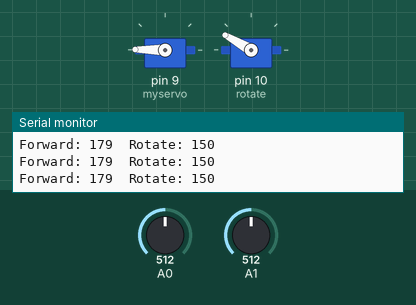
Simulated run of this sketch. Board: Arduino Uno, built with avr-gcc and run on an emulated ATmega328P. On the bench: 2 × servo, the last lines printed to the serial monitor. Inputs (shaded band) come from the test bench; at power-on: A0 = 512, A1 = 512.

Above: at 1.2 s.
1.3 s: A0 set to 445
4.3 s: A0 set to 417
At 4.78 s:
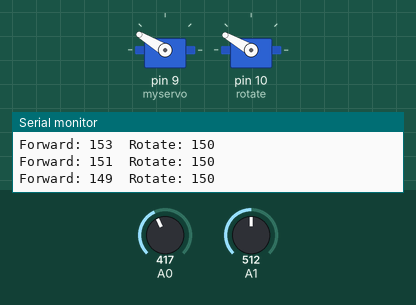
At 6.1 s:
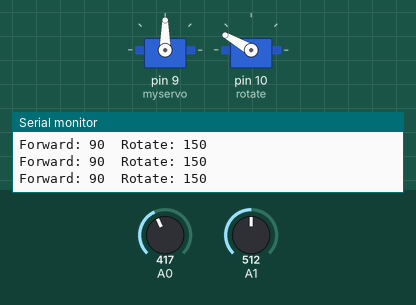
7.3 s: A1 set to 492
8.8 s: A1 set to 470
At 10.1 s:
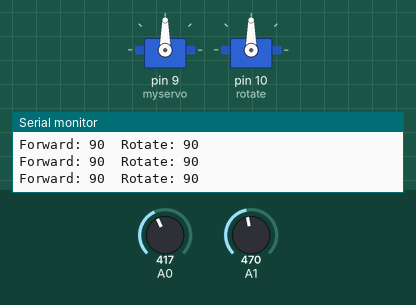
11.2 s: A0 set to 543
14.2 s: A0 set to 566
At 16.8 s:
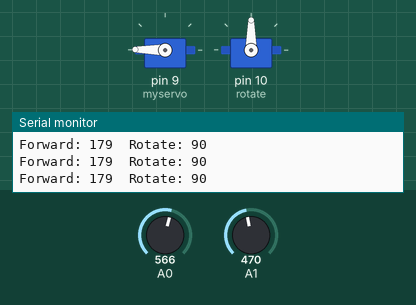
Timing chart, 0 to 18.2 s (numbered marks = the images above; inputs shaded):
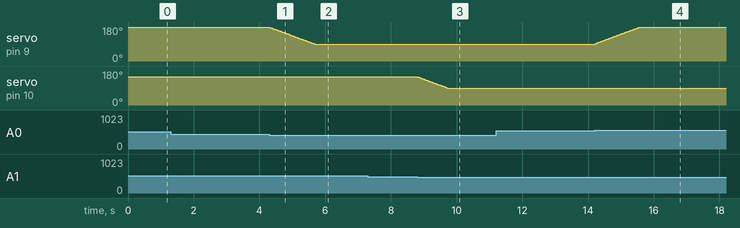

Measured:
- the behaviour switches between 430 and 429 on A0 (found by bisection; images 0 and 1)
- the behaviour switches between 480 and 479 on A1 (found by bisection; images 2 and 3)
- the behaviour switches between 550 and 551 on A0 (found by bisection; images 3 and 4)
- after the input at 4.3 s, servo on pin 9 (myservo): moves from 179° to 90° over 1.4 s, starting at once
- after the input at 8.8 s, servo on pin 10 (rotate): moves from 150° to 90° over 0.90 s, starting at once
- after the input at 14.2 s, servo on pin 9 (myservo): rises from 90° to 180° in 1.4 s, then falls to 179° in 0.03 s

The sketch:

Arduino1.ino
```cpp
#include <Servo.h>

Servo myservo;
Servo rotate;

int forwardVal = 179;
int rotateVal = 210;

void setup() {
  // put your setup code here, to run once:
  Serial.begin(9600);
  myservo.attach(9);
  rotate.attach(10);

  pinMode(A0, INPUT);
  pinMode(A1, INPUT);

}

void loop() {

  //sensitivty
  // put your main code here, to run repeatedly:

  if (analogRead(A0) > 550) {
    forwardVal += 2;
  } else if (analogRead(A0) < 430) {
    forwardVal -= 2;
  }

  if (analogRead(A1) < 480) {
    rotateVal -= 2;
  } else if (analogRead(A1) > 530) {
    rotateVal += 2;
  }

  if (forwardVal > 180) {
    forwardVal = 179;
  }

  if (forwardVal < 90) {
    forwardVal = 90;
  }

  if (rotateVal > 150) {
    rotateVal = 150;
  }

  if (rotateVal < 90) {
    rotateVal = 90;
  }

  Serial.print("Forward: ");
  Serial.print(forwardVal);


  Serial.print("  Rotate: ");
  Serial.println(rotateVal);


  myservo.write(forwardVal);
  rotate.write(rotateVal);
  delay(30);

}
```
